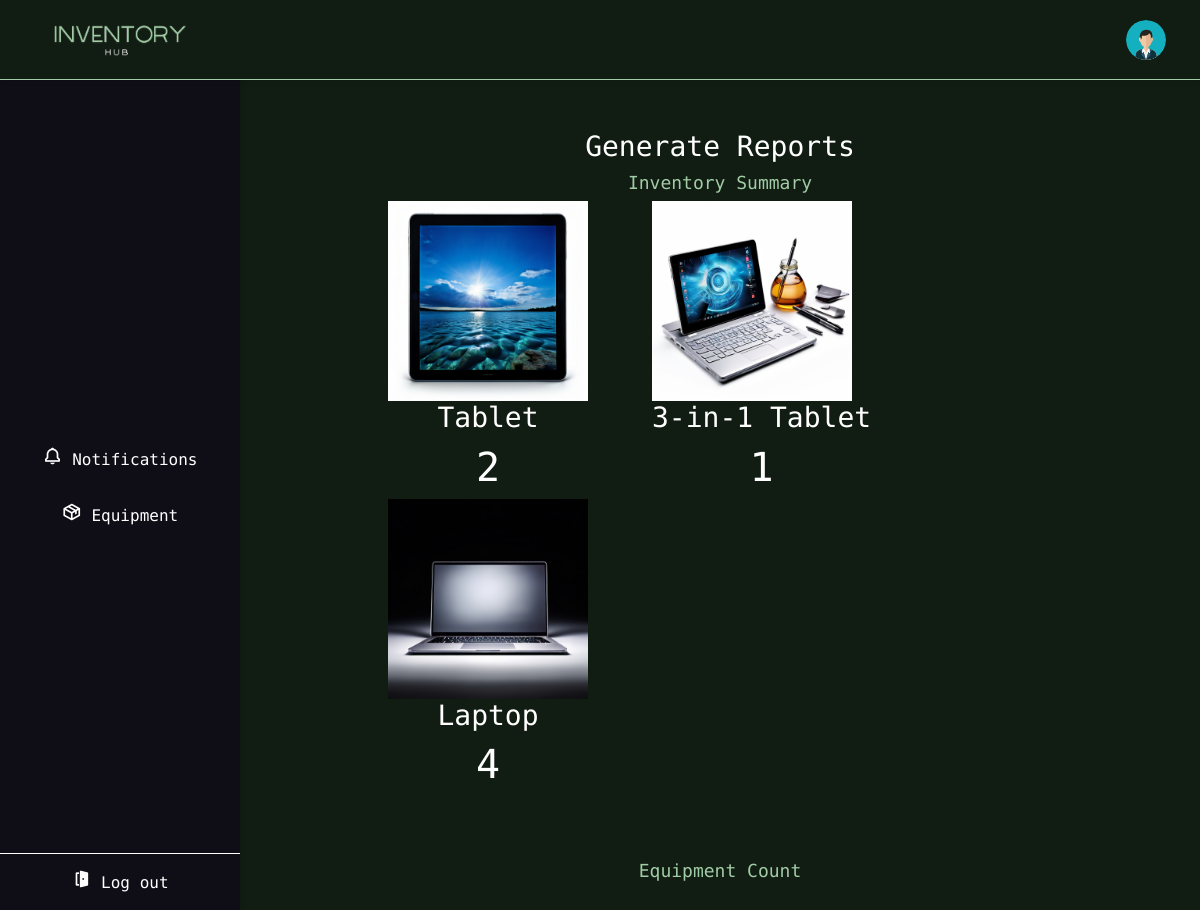
The page /reports/ on the database its author committed.
### InventoryManagement/models.py (models this page shows, shortened)
class Device(models.Model):
    device_name = models.CharField(max_length=100)
    device_type = models.CharField(max_length=50)
    device_desc = models.CharField(max_length=200, null=True, blank=True)
    device_status = models.BooleanField(default=False)  # Changed from CharField to BooleanField
    location = models.ForeignKey(Location, on_delete=models.CASCADE)
    config = models.ForeignKey('DeviceConfig', on_delete=models.CASCADE, null=False, blank=False)
    return_day = models.IntegerField(default=0)

### InventoryManagement/views.py (the view)
# urls.py: path("reports/", views.reports, name="reports"),
def reports(request):
    deviceTypes = Device.objects.all().values_list("device_type", flat=True).distinct()
    deviceGroups = {}
    for type in deviceTypes:
        devices = Device.objects.filter(device_type=type)
        total = 0
        name = str(type)
        for device in devices:
            total += 1
        deviceGroups[type] = DeviceGroup(name, devices, total)
    print(deviceGroups)
    return render(request, "reports.html", { "groups": deviceGroups })

### InventoryManagement/templates/reports.html
{% extends "base.html" %}
{% block styles %}
<link rel="stylesheet" href="static/css/common.css">
<link rel="stylesheet" href="static/css/basscss.css">
{% endblock %}
{% block content %}
<div class="page-root">
  <h3 class="mx-auto mb-2">
    Generate Reports
  </h3>
  <h2 class="simple-hd">
    Inventory Summary
  </h2>
  <div class="flex flex-wrap">
    {% for name, group in groups.items %}
    {% for device in group.devices %}
      {% if forloop.counter0 == 0 %}
      <div class="ml4">
        {% load static %}
        <img src="{% static 'images/'|add:device.device_type.lower|add:'.png'  %}" alt="{{ device.device_type }}"
        style="width: 200px"
        >
        <h3 class="center">
          {{ name }}
        </h3>
        <h1 class="center">
          {{ group.total }}
        </h1>
      </div>
      {% endif %}
    {% endfor %}
  {% endfor %}
  </div>
  <h2 class="simple-hd mt4">
    Equipment Count
  </h2>
</div>
{% endblock %}

### static/css/basscss.css (style rules this page uses)
.center { text-align:center }
.mt4 { margin-top:4rem }
.ml4,.mx4 { margin-left:4rem }
.mr-auto,.mx-auto { margin-right:auto }
.mx-auto { margin-left:auto }
.flex { display:-webkit-box;display:-webkit-flex;display:-ms-flexbox;display:flex }
.flex-wrap { -webkit-flex-wrap:wrap;-ms-flex-wrap:wrap;flex-wrap:wrap }

### static/css/base.css (style rules this page uses)
body, html { margin: 0; font-family: "Source Code Pro", monospace; font-optical-sizing: auto; font-weight: 300; font-style: normal; background-color: rgb(17, 29, 19); height: 100%; }
.page-root { align-items: center; border-radius: 30px; position: relative; margin-left: 27%; margin-top: 110px; padding: 20px 0; color: white; width: 66%; display: flex; flex-direction: column; }
.simple-hd { color: #a1cca5; font-size: 18px; text-align: center; }

### static/css/common.css (style rules this page uses)
.simple-hd { color: #a1cca5; font-size: 18px; text-align: center; }

### rows shown on the page
Device: shows a picture, device_type "Tablet", total "2"
Device: shows a picture, device_type "3-in-1 Tablet", total "1"
Device: shows a picture, device_type "Laptop", total "4"
